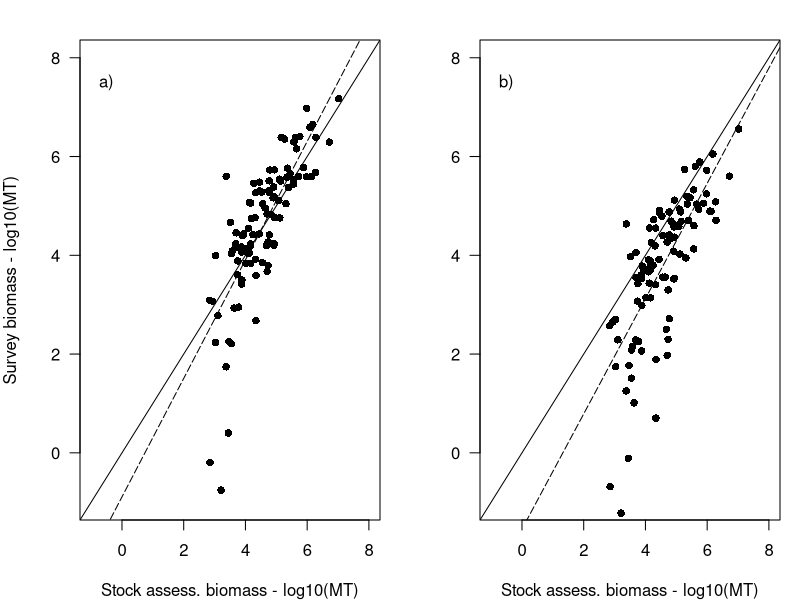
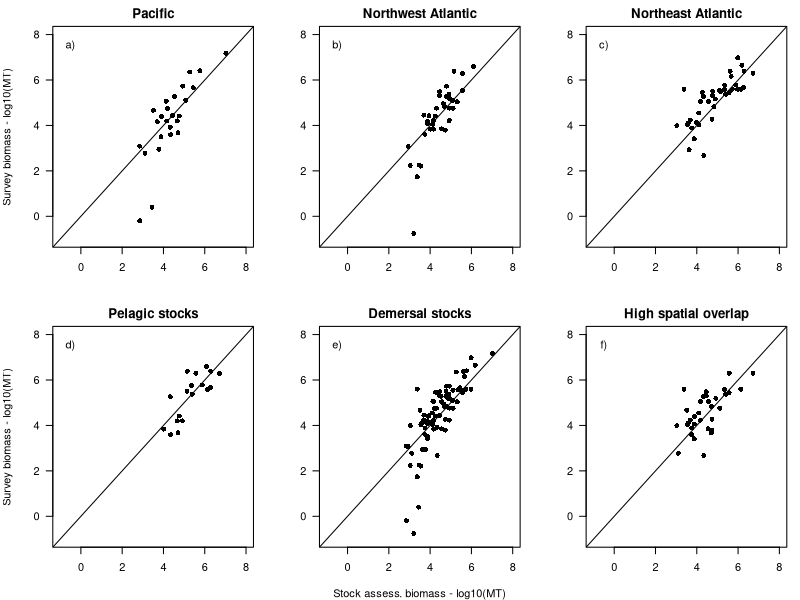

The R script that drew these images, in order:
################
### create figures for stock assessment comparison with trawl survey data
###
### 

stock <- read.csv("cleaned data/stock assessment comparison.csv",header=T)
colnames(stock)[23] <- "wt"
colnames(stock)[24] <- "wt_q"

#### all data
pdf("figures/Stock_ass_comparison.pdf",width=6.9,height=3.56)  
par(mfrow=c(1,2), mar=c(4, 4, 2, 1))

plot(log10(stock$biomass),log10(stock$wt_q),xlim=c(-1,8),ylim=c(-1,8),xlab="Stock assess. biomass - log10(MT)",
     ylab="Survey biomass - log10(MT)",main="",las=1,pch=16)
abline(0,1)
text(-0.5,7.5,"a)")
mod1 <- lm(log10(stock$wt_q)~log10(stock$biomass))
x <- c(-1,9)
y <- coefficients(mod1)[1] + coefficients(mod1)[2]*x 
lines(y~x,lty=5)

#points(log10(stock$biomass[stock$toanalyze <30]),log10(stock$wt_q[stock$toanalyze <30]),col="blue",pch=16)

plot(log10(stock$biomass),log10(stock$wt),xlim=c(-1,8),ylim=c(-1,8),xlab="Stock assess. biomass - log10(MT)",
     ylab="",main="",las=1,pch=16)
abline(0,1)
text(-0.5,7.5,"b)")
mod1 <- lm(log10(stock$wt)~log10(stock$biomass))
x <- c(-1,9)
y <- coefficients(mod1)[1] + coefficients(mod1)[2]*x 
lines(y~x,lty=5)

dev.off()

## per region
pdf("figures/Stock_ass_comparison_appendix.pdf",width=6.9,height=5)  
par(mfrow=c(2,3), mar=c(4, 4, 2, 1))
pac <- subset(stock,stock$region %in% c("US West Coast","Canada West Coast","US Alaska"))

plot(log10(pac$biomass),log10(pac$wt_q),xlim=c(-1,8),ylim=c(-1,8),xlab="",
     ylab="Survey biomass - log10(MT)",main="Pacific",las=1,pch=16)
abline(0,1)
text(-0.5,7.5,"a)")

EastC <- subset(stock,stock$region %in% c("US East Coast","Canada East Coast","US Southeast and Gulf"))
plot(log10(EastC$biomass),log10(EastC$wt_q),xlim=c(-1,8),ylim=c(-1,8),xlab="",
     ylab="",main="Northwest Atlantic",las=1,pch=16)
abline(0,1)
text(-0.5,7.5,"b)")

EU <- subset(stock,stock$region %in% c("European Union","Europe non EU"))
plot(log10(EU$biomass),log10(EU$wt_q),xlim=c(-1,8),ylim=c(-1,8),xlab="",
     ylab="",main="Northeast Atlantic",las=1,pch=16)
abline(0,1)
text(-0.5,7.5,"c)")

pel <- c("Bluefish Atlantic Coast",
         "Capelin Barents Sea",
         "Herring ICES 22-24-IIIa",
         "Herring Scotian Shelf and Bay of Fundy", 
         "Pacific herring Central Coast",
         "Herring Northern Irish Sea",
         "Herring IIIa, VIId and North Sea",
         "Atlantic herring Northwestern Atlantic Coast",
         "Pacific herring Prince Rupert District",
         "Pacific herring Haida Gwaii",
         "Herring ICES 28",
         "Herring ICES VIa",
         "Herring ICES VIa-VIIb-VIIc",
         "Pacific herring West Coast of Vancouver Island",
         "Spanish mackerel Southern Atlantic Coast",
         "Sprat ICES Baltic Areas 22-32",
         "Sprat North Sea",
         "Herring NAFO 4T fall and spring spawners")

pelstoc <- subset(stock,stock$stocklong %in% pel)

plot(log10(pelstoc$biomass),log10(pelstoc$wt_q),xlim=c(-1,8),ylim=c(-1,8),xlab="",
     ylab="Survey biomass - log10(MT)",main="Pelagic stocks",las=1,pch=16)
abline(0,1)
text(-0.5,7.5,"d)")

demstoc <- subset(stock,!(stock$stocklong %in% pel))
plot(log10(demstoc$biomass),log10(demstoc$wt_q),xlim=c(-1,8),ylim=c(-1,8),xlab="Stock assess. biomass - log10(MT)",
     ylab="",main="Demersal stocks",las=1,pch=16)
abline(0,1)
text(-0.5,7.5,"e)")

highoverlap <- subset(stock,stock$area_overlap_in_ocean >0.8)
plot(log10(highoverlap$biomass),log10(highoverlap$wt_q),xlim=c(-1,8),ylim=c(-1,8),xlab="",
     ylab="",main="High spatial overlap",las=1,pch=16)
abline(0,1)
text(-0.5,7.5,"f)")

dev.off()

